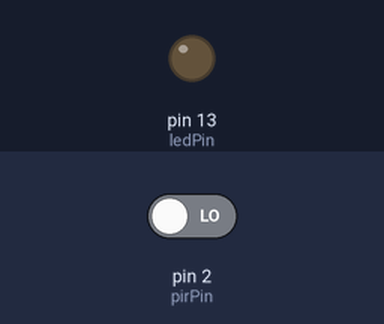
A sketch run on a simulated Arduino Uno, built with avr-gcc and run on an emulated ATmega328P. Shown: output pins drawn as LEDs (lit = HIGH). The test bench sets the inputs (shaded band); at power-on: pin 2 (pirPin) LOW. What the sketch prints to the serial monitor is not drawn.

Above: at 1.2 s.
1.3 s: pin 2 (pirPin) driven HIGH
At 2.5 s:
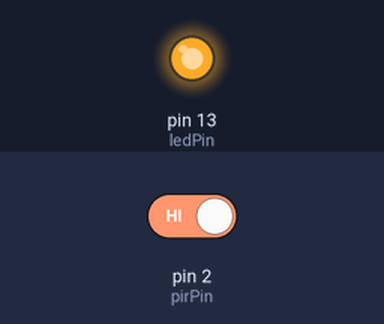
Timing chart, 0 to 5.8 s (numbered marks = the images above; inputs shaded):
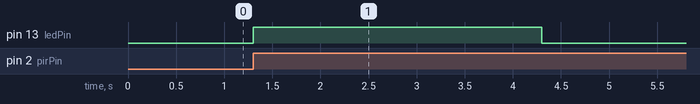

Measured:
- after the input at 1.3 s, pin 13 (ledPin): LOW → HIGH at once, → LOW 3.0 s later

The sketch:

bluetooth_send.ino
```cpp
#include <AltSoftSerial.h>
AltSoftSerial BTserial;

#define pirPin 2
#define ledPin 13

boolean ping = false;

int SEC = 0;
unsigned long timer;

void setup() {
   Serial.begin(9600);
   Serial.print("Sketch:   ");   Serial.println(__FILE__);
   Serial.print("Uploaded: ");   Serial.println(__DATE__);
   Serial.println(" ");
   BTserial.begin(9600);
   Serial.println("BTserial started at 9600");

   pinMode(pirPin, INPUT);
   pinMode(ledPin, OUTPUT);

   timer = millis();
}

void loop() {
   pingSerial();
   timerPing();

   // Чтение из Serial Monitor и отправка в модуль Bluetooth:
   if (Serial.available()) {
      int c = Serial.read();
      if(c == 2){
        ping = false;
      }
   }
}

void pingSerial() {
   int pirVal = digitalRead(pirPin);
   if(ping == false && pirVal == HIGH) {
      ping = true;
      digitalWrite(ledPin, HIGH);
      Serial.write(1);
      delay(3000);
    } else {
      digitalWrite(ledPin,LOW);
    }
}

void timerPing() {
  if (ping == true && millis() - timer > 995) {
      timer = millis();
      SEC = SEC + 1;
      if (SEC > 10) {
        SEC = 1;
        Serial.write(1);
      }
   }
}
```
